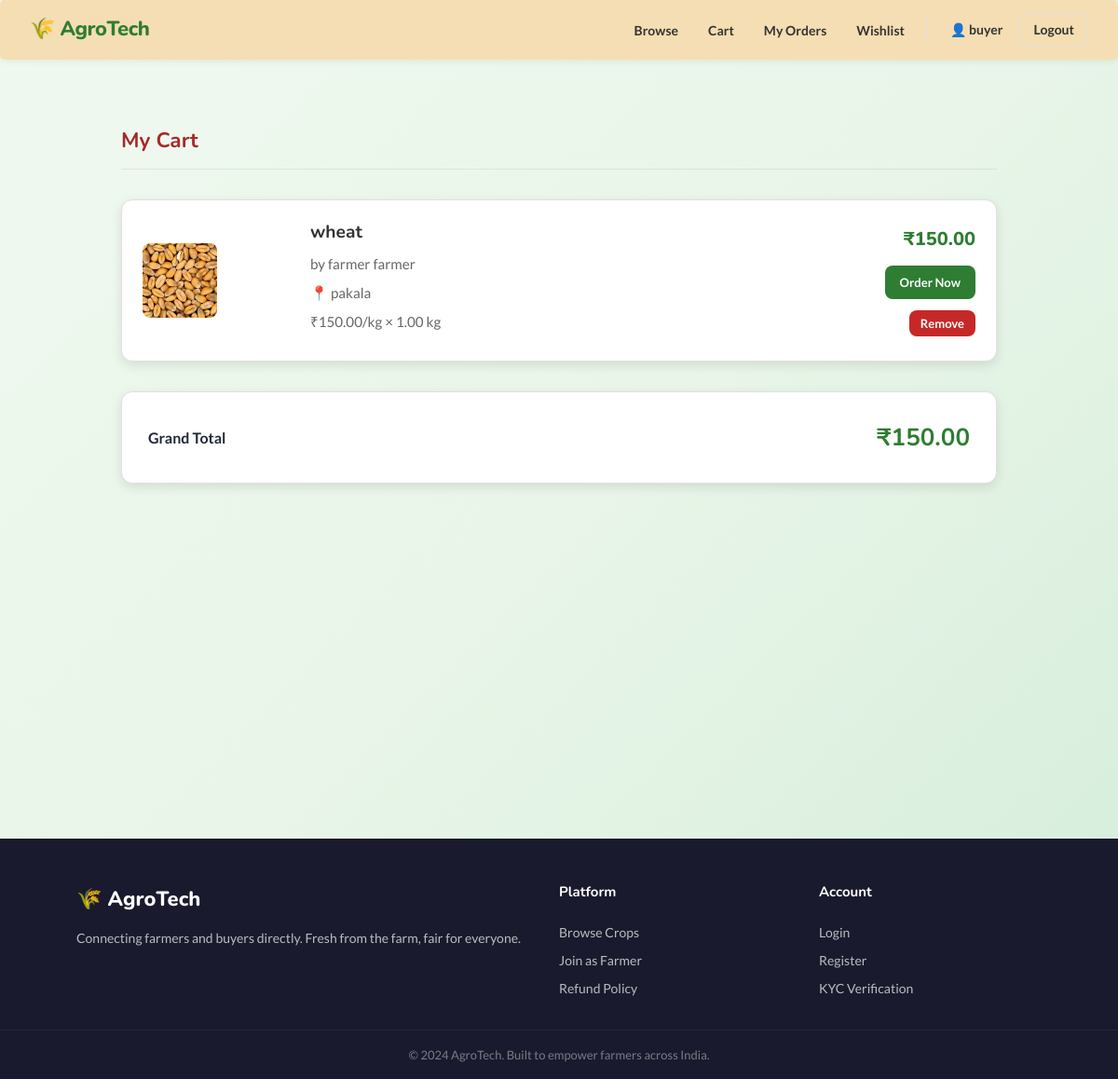
The app's page /buyers/cart/ (signed in) with its own data.
### accounts/models.py (models this page shows, shortened)
class User(AbstractUser):
    email = models.EmailField(unique=True)
    USERNAME_FIELD = 'email'
    REQUIRED_FIELDS = ['username']

### farmers/models.py (models this page shows, shortened)
class Cart(models.Model):
    buyer = models.ForeignKey(User, on_delete=models.CASCADE, related_name='cart_items')
    crop = models.ForeignKey(Crop, on_delete=models.CASCADE, related_name='in_carts')
    quantity_kg = models.DecimalField(max_digits=8, decimal_places=2, default=1)
    added_on = models.DateTimeField(auto_now_add=True)
    class Meta:
        unique_together = ('buyer', 'crop')
    def subtotal(self):
        return round(self.crop.price_per_kg * self.quantity_kg, 2)

class Crop(models.Model):
    CATEGORY_CHOICES = [
        ('vegetables', 'Vegetables'),
        ('fruits', 'Fruits'),
        ('grains', 'Grains & Cereals'),
        ('pulses', 'Pulses & Legumes'),
        ('spices', 'Spices & Herbs'),
        ('dairy', 'Dairy Products'),
        ('other', 'Other'),
    ]
    farmer = models.ForeignKey(User, on_delete=models.CASCADE, related_name='crops')
    name = models.CharField(max_length=100)
    category = models.CharField(max_length=30, choices=CATEGORY_CHOICES, default='vegetables')
    description = models.TextField()
    price_per_kg = models.DecimalField(max_digits=8, decimal_places=2)
    quantity_kg = models.DecimalField(max_digits=8, decimal_places=2)
    location = models.CharField(max_length=150)
    image = models.ImageField(upload_to='crops/', blank=True, null=True)
    is_available = models.BooleanField(default=True)
    created_on = models.DateTimeField(auto_now_add=True)
    updated_on = models.DateTimeField(auto_now=True)

### buyers/views.py (the view)
    def wrapper(request, *args, **kwargs):
        if not request.user.is_authenticated:
            return redirect('accounts:login')
        profile = getattr(request.user, 'profile', None)
        if not profile or profile.role != 'buyer':
            messages.error(request, "This page is for buyers only.")
            return redirect('home')
        return view_func(request, *args, **kwargs)

### buyers/views.py (called while the page is built)
def buyer_required(view_func):
    def wrapper(request, *args, **kwargs):
        if not request.user.is_authenticated:
            return redirect('accounts:login')
        profile = getattr(request.user, 'profile', None)
        if not profile or profile.role != 'buyer':
            messages.error(request, "This page is for buyers only.")
            return redirect('home')
        return view_func(request, *args, **kwargs)
    return wrapper

@buyer_required
def cart_view(request):
    cart_items = Cart.objects.filter(buyer=request.user).select_related('crop')
    grand_total = sum(item.subtotal() for item in cart_items)
    return render(request, 'buyers/cart.html', {'cart_items': cart_items, 'grand_total': grand_total})

### buyers/templates/buyers/cart.html (shortened to what this page needs)
{% extends 'base.html' %}
{% load static %}
{% block extra_css %}
  <link rel="stylesheet" href="{% static 'buyers/cart.css' %}?v=12" />
{% endblock %}
{% block content %}
<div class="page-wrapper narrow">
  <div class="page-header">
    <h2>My Cart</h2>
  </div>
  {% if cart_items %}
    <div class="cart-list">
      {% for item in cart_items %}
        <div class="cart-item">
          <div class="cart-item-img">
            {% if item.crop.image %}
              <img src="{{ item.crop.image.url }}" alt="{{ item.crop.name }}" />
            {% else %}
              <div class="cart-img-placeholder">🌾</div>
            {% endif %}
          </div>
          <div class="cart-item-info">
            <h4><a href="{% url 'buyers:crop_detail' item.crop.id %}">{{ item.crop.name }}</a></h4>
            <p class="text-muted">by {{ item.crop.farmer.get_full_name|default:item.crop.farmer.username }}</p>
            <p>📍 {{ item.crop.location }}</p>
            <p>₹{{ item.crop.price_per_kg }}/kg × {{ item.quantity_kg }} kg</p>
          </div>
          <div class="cart-item-right">
            <div class="cart-subtotal">₹{{ item.subtotal }}</div>
            <a href="{% url 'buyers:place_order' item.crop.id %}" class="btn btn-green-sm">Order Now</a>
            <form method="POST" action="{% url 'buyers:remove_from_cart' item.id %}">
              <button type="submit" class="btn btn-red-sm">Remove</button>
            </form>
          </div>
        </div>
      {% endfor %}
    </div>
    <div class="cart-total-row">
      <span>Grand Total</span>
      <strong class="cart-grand-total">₹{{ grand_total }}</strong>
    </div>
  {% endif %}
</div>
{% endblock %}

### templates/base.html (shortened to what this page needs)
<!DOCTYPE html>
<html lang="en">
<head>
  {% load static %}
  <link rel="stylesheet" href="{% static 'css/main.css' %}?v=7" />
  {% block extra_css %}{% endblock %}
</head>
<body>
<nav class="navbar">
  <a href="/" class="logo">🌾 AgroTech</a>
  <ul class="nav-links">
    {% if user.is_authenticated %}
      {% with profile=user.profile %}
        {% if user.is_superuser %}
          <li><a href="{% url 'admin_panel:dashboard' %}" class="{% block admin_active %}{% endblock %}">Dashboard</a></li>
          <li><a href="{% url 'admin_panel:kyc_list' %}">KYC</a></li>
          <li><a href="{% url 'admin_panel:users_list' %}">Users</a></li>
          <li><a href="{% url 'admin_panel:orders_list' %}">Orders</a></li>
          <li><a href="{% url 'admin_panel:reviews_list' %}">Reviews</a></li>
        {% elif profile.role == 'farmer' %}
          <li><a href="{% url 'farmers:dashboard' %}">Dashboard</a></li>
          <li><a href="{% url 'farmers:my_crops' %}">My Crops</a></li>
          <li><a href="{% url 'farmers:orders' %}">Orders</a></li>
          <li><a href="{% url 'farmers:earnings' %}">Earnings</a></li>
          <li><a href="{% url 'farmers:reviews' %}">Reviews</a></li>
        {% elif profile.role == 'buyer' %}
          <li><a href="{% url 'buyers:home' %}">Browse</a></li>
          <li><a href="{% url 'buyers:cart' %}">Cart</a></li>
          <li><a href="{% url 'buyers:my_orders' %}">My Orders</a></li>
          <li><a href="{% url 'buyers:wishlist' %}">Wishlist</a></li>
        {% endif %}
      {% endwith %}
      <li>
        <a href="{% url 'accounts:profile' %}" class="nav-profile">
          👤 {{ user.first_name|default:user.username }}
        </a>
      </li>
      <li><a href="{% url 'accounts:logout' %}" class="btn btn-outline-sm">Logout</a></li>
    {% else %}
      <li><a href="{% url 'buyers:home' %}">Browse Crops</a></li>
      <li><a href="{% url 'accounts:login' %}" class="btn btn-outline-sm">Login</a></li>
      <li><a href="{% url 'accounts:register' %}" class="btn btn-green-sm">Sign Up</a></li>
    {% endif %}
  </ul>
</nav>
<main class="main-content">
  {% block content %}{% endblock %}
</main>
<footer class="footer">
  <div class="footer-inner">
    <div class="footer-brand">
      <span class="logo">🌾 AgroTech</span>
      <p>Connecting farmers and buyers directly. Fresh from the farm, fair for everyone.</p>
    </div>
    <div class="footer-links">
      <h4>Platform</h4>
      <a href="{% url 'buyers:home' %}">Browse Crops</a>
      <a href="{% url 'accounts:register' %}">Join as Farmer</a>
      <a href="{% url 'buyers:refund_policy' %}">Refund Policy</a>
    </div>
    <div class="footer-links">
      <h4>Account</h4>
      <a href="{% url 'accounts:login' %}">Login</a>
      <a href="{% url 'accounts:register' %}">Register</a>
      <a href="{% url 'accounts:kyc_upload' %}">KYC Verification</a>
    </div>
  </div>
  <div class="footer-bottom">
    <p>© 2024 AgroTech. Built to empower farmers across India.</p>
  </div>
</footer>
</body>
</html>

### buyers/static/buyers/cart.css (style rules this page uses)
body { background: linear-gradient(135deg, #f0f9f0 0%, #e8f5e8 50%, #d4edda 100%); color: #1f2937; min-height: 100vh; }
.page-wrapper.narrow { max-width: 980px; margin: 40px auto 72px; padding: 2rem 1.25rem; }
.page-header { display: flex; justify-content: space-between; align-items: center; gap: 1rem; margin-bottom: 2rem; padding-bottom: 1rem; border-bottom: 1px solid rgba(15, 23, 42, 0.08); flex-wrap: wrap; }
.page-header h2 { color:brown; }
.page-header h1, .page-header h2, .page-header h3 { margin: 0; }
.cart-list { display: grid; gap: 20px; margin-bottom: 32px; }
.cart-item { display: grid; grid-template-columns: 160px 1fr 200px; gap: 20px; background: #ffffff; border: 1px solid #e0e0e0; padding: 22px; border-radius: 12px; box-shadow: 0 4px 12px rgba(0,0,0,0.1); transition: all 0.3s cubic-bezier(0.34, 1.56, 0.64, 1); overflow: hidden; position: relative; }
.cart-item::before { content: ''; position: absolute; top: 0; left: 0; right: 0; height: 2px; background: linear-gradient(90deg, transparent, #28a745, transparent); opacity: 0; transition: opacity 0.3s ease; }
.cart-item-img { min-width: 160px; position: relative; overflow: hidden; border-radius: 8px; }
.cart-item-info { display: flex; flex-direction: column; justify-content: space-between; }
.cart-item-info h4 { font-size: 1.2rem; color: #333; margin-bottom: 10px; }
.cart-item-info p { color: #666; font-size: 0.95rem; margin-bottom: 8px; line-height: 1.5; }
.cart-item-right { display: flex; flex-direction: column; justify-content: space-between; align-items: flex-end; gap: 12px; }
.cart-total-row { display: grid; grid-template-columns: 1fr auto; gap: 28px; align-items: center; padding: 28px; background: #fff; border: 1px solid #e0e0e0; border-radius: 12px; box-shadow: 0 4px 12px rgba(0,0,0,0.1); }
.cart-grand-total { display: flex; flex-direction: column; align-items: flex-end; gap: 6px; }

### records on screen
User: first_name "buyer"
Cart: crop.image (picture), crop.name "wheat", crop.farmer.get_full_name "farmer farmer", crop.location "pakala", crop.price_per_kg "150.00", quantity_kg "1.00", subtotal "150.00"

### other values on screen
{{ grand_total }} "150.00"
